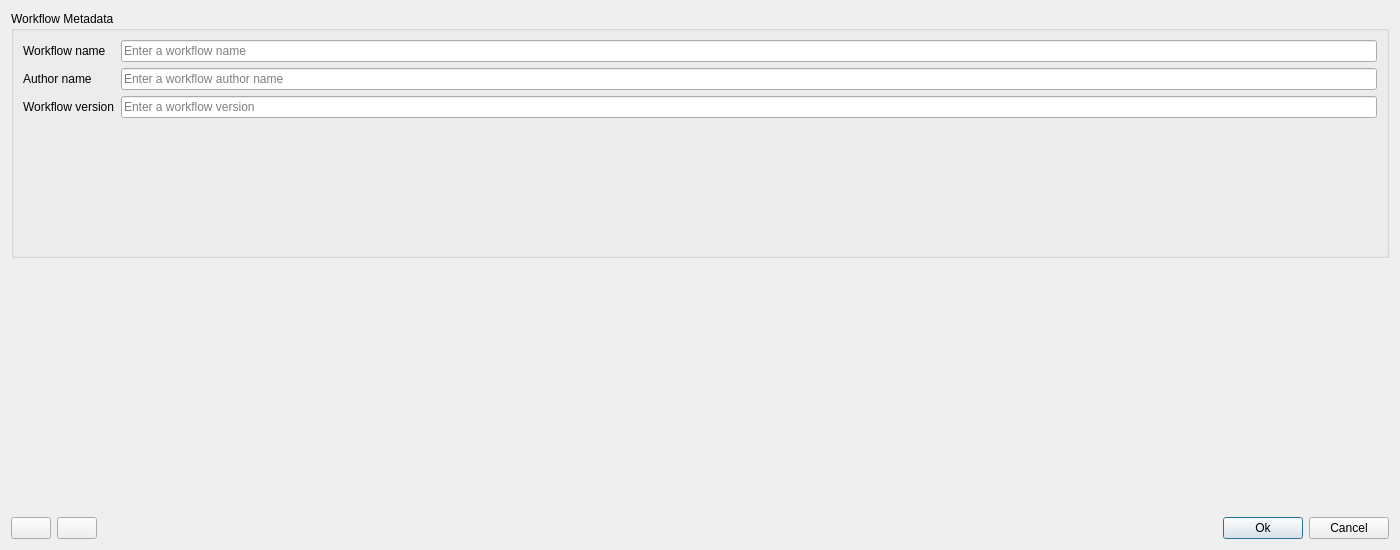
<?xml version="1.0" encoding="UTF-8"?>
<ui version="4.0">
 <class>WorkflowSetupDialog</class>
 <widget class="QDialog" name="WorkflowSetupDialog">
  <property name="geometry">
   <rect>
    <x>0</x>
    <y>0</y>
    <width>1400</width>
    <height>550</height>
   </rect>
  </property>
  <property name="windowTitle">
   <string>DSGTools: Workflow Setup</string>
  </property>
  <layout class="QGridLayout" name="gridLayout_3">
   <item row="2" column="3">
    <widget class="QPushButton" name="okPushButton">
     <property name="text">
      <string>Ok</string>
     </property>
    </widget>
   </item>
   <item row="0" column="0" colspan="5">
    <widget class="QgsCollapsibleGroupBox" name="mGroupBox">
     <property name="title">
      <string>Workflow Metadata</string>
     </property>
     <layout class="QFormLayout" name="formLayout">
      <item row="0" column="0" colspan="2">
       <layout class="QGridLayout" name="gridLayout">
        <item row="2" column="0">
         <widget class="QLabel" name="label_3">
          <property name="text">
           <string>Workflow version</string>
          </property>
         </widget>
        </item>
        <item row="1" column="0">
         <widget class="QLabel" name="label_2">
          <property name="text">
           <string>Author name</string>
          </property>
         </widget>
        </item>
        <item row="1" column="1">
         <widget class="QLineEdit" name="authorLineEdit">
          <property name="placeholderText">
           <string>Enter a workflow author name</string>
          </property>
         </widget>
        </item>
        <item row="0" column="0">
         <widget class="QLabel" name="label">
          <property name="text">
           <string>Workflow name</string>
          </property>
         </widget>
        </item>
        <item row="2" column="1">
         <widget class="QLineEdit" name="versionLineEdit">
          <property name="placeholderText">
           <string>Enter a workflow version</string>
          </property>
         </widget>
        </item>
        <item row="0" column="1">
         <widget class="QLineEdit" name="nameLineEdit">
          <property name="placeholderText">
           <string>Enter a workflow name</string>
          </property>
         </widget>
        </item>
       </layout>
      </item>
     </layout>
    </widget>
   </item>
   <item row="2" column="2">
    <spacer name="horizontalSpacer">
     <property name="orientation">
      <enum>Qt::Horizontal</enum>
     </property>
     <property name="sizeHint" stdset="0">
      <size>
       <width>40</width>
       <height>20</height>
      </size>
     </property>
    </spacer>
   </item>
   <item row="2" column="0">
    <widget class="QPushButton" name="exportPushButton">
     <property name="toolTip">
      <string>Export current model to a JSON file</string>
     </property>
     <property name="text">
      <string/>
     </property>
     <property name="icon">
      <iconset resource="../../../../resources.qrc">
       <normaloff>:/plugins/DsgTools/icons/save.png</normaloff>:/plugins/DsgTools/icons/save.png</iconset>
     </property>
    </widget>
   </item>
   <item row="2" column="4">
    <widget class="QPushButton" name="cancelPushButton">
     <property name="text">
      <string>Cancel</string>
     </property>
    </widget>
   </item>
   <item row="2" column="1">
    <widget class="QPushButton" name="importPushButton">
     <property name="toolTip">
      <string>Import workflow from a JSON file</string>
     </property>
     <property name="text">
      <string/>
     </property>
     <property name="icon">
      <iconset resource="../../../../resources.qrc">
       <normaloff>:/plugins/DsgTools/icons/import.png</normaloff>:/plugins/DsgTools/icons/import.png</iconset>
     </property>
    </widget>
   </item>
   <item row="1" column="0" colspan="5">
    <widget class="OrderedTableWidget" name="orderedTableWidget" native="true"/>
   </item>
  </layout>
 </widget>
 <customwidgets>
  <customwidget>
   <class>QgsCollapsibleGroupBox</class>
   <extends>QGroupBox</extends>
   <header>qgscollapsiblegroupbox.h</header>
   <container>1</container>
  </customwidget>
  <customwidget>
   <class>OrderedTableWidget</class>
   <extends>QWidget</extends>
   <header>DsgTools.gui.CustomWidgets.OrderedPropertyWidgets.orderedTableWidget.h</header>
   <container>1</container>
  </customwidget>
 </customwidgets>
 <resources>
  <include location="../../../../resources.qrc"/>
 </resources>
 <connections/>
</ui>
